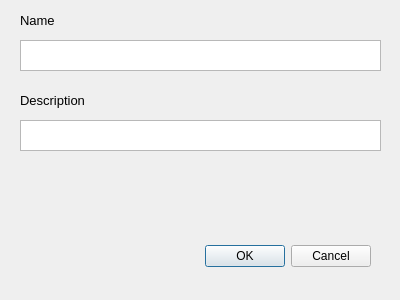
<?xml version="1.0" encoding="UTF-8"?>
<ui version="4.0">
 <class>Dialog</class>
 <widget class="QDialog" name="Dialog">
  <property name="geometry">
   <rect>
    <x>0</x>
    <y>0</y>
    <width>400</width>
    <height>300</height>
   </rect>
  </property>
  <property name="windowTitle">
   <string>Create new game</string>
  </property>
  <widget class="QDialogButtonBox" name="buttonBox">
   <property name="geometry">
    <rect>
     <x>30</x>
     <y>240</y>
     <width>341</width>
     <height>32</height>
    </rect>
   </property>
   <property name="orientation">
    <enum>Qt::Horizontal</enum>
   </property>
   <property name="standardButtons">
    <set>QDialogButtonBox::Cancel|QDialogButtonBox::Ok</set>
   </property>
  </widget>
  <widget class="QTextEdit" name="textEdit">
   <property name="geometry">
    <rect>
     <x>20</x>
     <y>40</y>
     <width>361</width>
     <height>31</height>
    </rect>
   </property>
  </widget>
  <widget class="QLabel" name="label">
   <property name="geometry">
    <rect>
     <x>20</x>
     <y>10</y>
     <width>71</width>
     <height>21</height>
    </rect>
   </property>
   <property name="font">
    <font>
     <pointsize>10</pointsize>
    </font>
   </property>
   <property name="text">
    <string>Name</string>
   </property>
  </widget>
  <widget class="QLabel" name="label_2">
   <property name="geometry">
    <rect>
     <x>20</x>
     <y>90</y>
     <width>141</width>
     <height>21</height>
    </rect>
   </property>
   <property name="font">
    <font>
     <pointsize>10</pointsize>
    </font>
   </property>
   <property name="text">
    <string>Description</string>
   </property>
  </widget>
  <widget class="QTextEdit" name="textEdit_2">
   <property name="geometry">
    <rect>
     <x>20</x>
     <y>120</y>
     <width>361</width>
     <height>31</height>
    </rect>
   </property>
  </widget>
 </widget>
 <resources/>
 <connections>
  <connection>
   <sender>buttonBox</sender>
   <signal>accepted()</signal>
   <receiver>Dialog</receiver>
   <slot>accept()</slot>
   <hints>
    <hint type="sourcelabel">
     <x>248</x>
     <y>254</y>
    </hint>
    <hint type="destinationlabel">
     <x>157</x>
     <y>274</y>
    </hint>
   </hints>
  </connection>
  <connection>
   <sender>buttonBox</sender>
   <signal>rejected()</signal>
   <receiver>Dialog</receiver>
   <slot>reject()</slot>
   <hints>
    <hint type="sourcelabel">
     <x>316</x>
     <y>260</y>
    </hint>
    <hint type="destinationlabel">
     <x>286</x>
     <y>274</y>
    </hint>
   </hints>
  </connection>
 </connections>
</ui>
